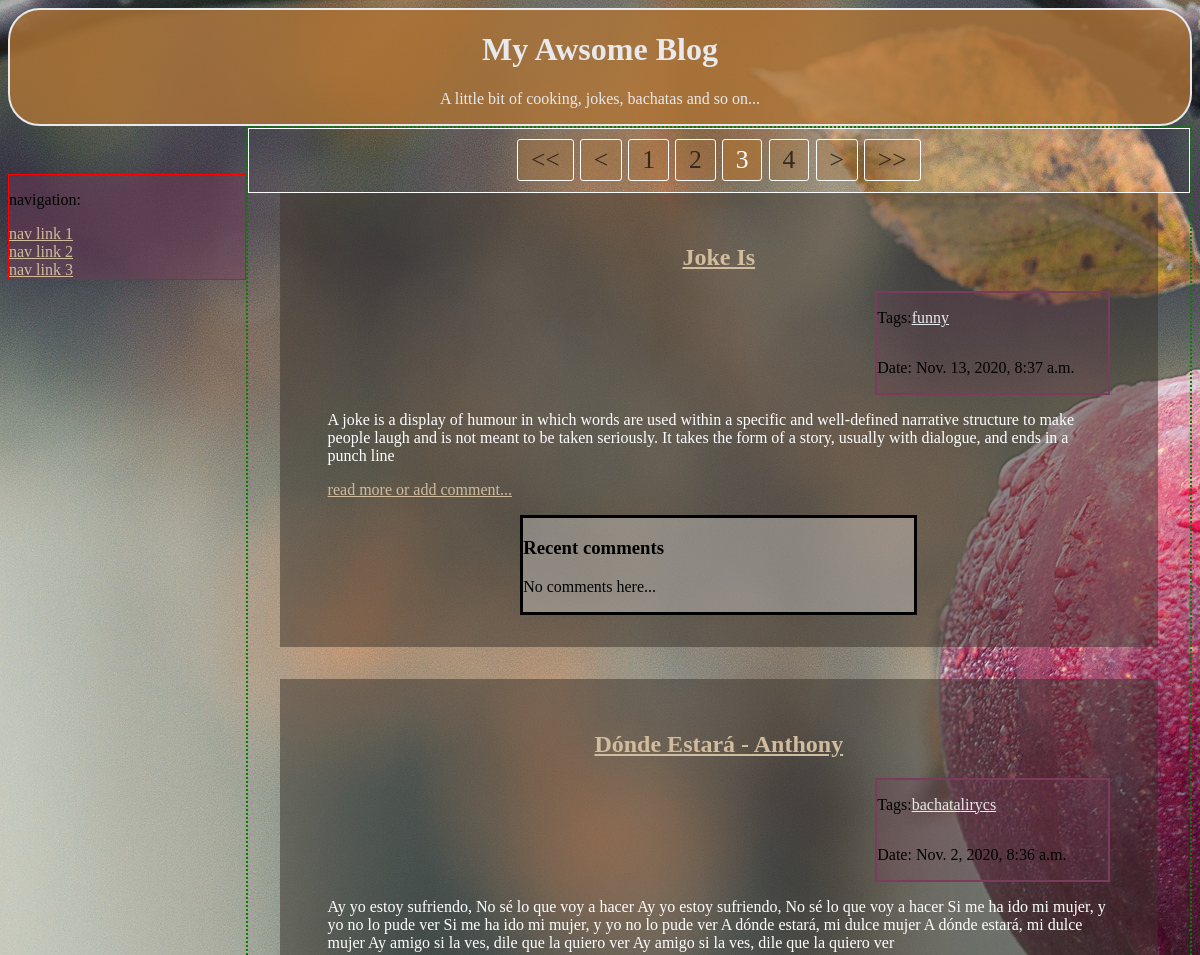
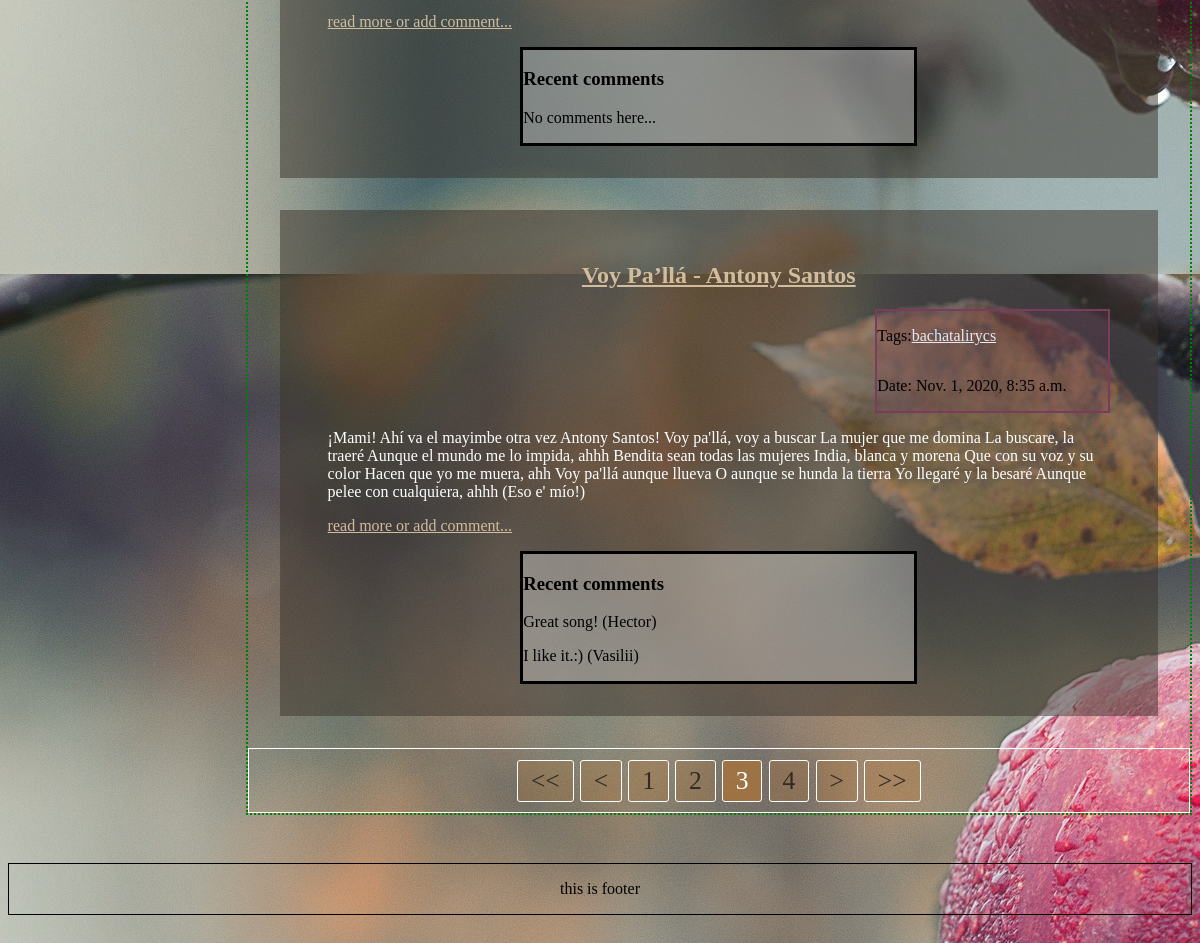
Page /blog/?page=3 on the committed database (2 pictures, top to bottom).
### blog/models.py (models this page shows, shortened)
class Post(models.Model):
    headline = models.CharField(max_length=100, null=False)
    text = models.CharField(max_length=1000, null=False)
    date = models.DateTimeField(null=False)
    tags = models.ManyToManyField(Tag)

class Tag(models.Model):
    name = models.CharField(max_length=20,
                            null=False)

class Comment(models.Model):
    text = models.CharField(max_length=500)
    author = models.CharField(max_length=40, default='anonymous')
    date = models.DateTimeField(default=timezone.now)
    post = models.ForeignKey(Post,
                             on_delete=models.CASCADE,
                             related_name='comments',
                             related_query_name='comment',)

### blog/views.py (the view)
# urls.py: path('', views.feed, name='homepage'),
def feed(request, year=None, month=None):
    if year and month:
        posts = Post.objects.\
                filter(date__year=year).\
                filter(date__month=month).\
                order_by('-date')
    elif year:
        posts = Post.objects.\
                filter(date__year=year).\
                order_by('-date')
    else:
        posts = Post.objects.all().order_by('-date')
    paginator = Paginator(object_list=posts,  # required
                          per_page=3,  # required
                          orphans=1,  #optional
                          allow_empty_first_page=True)  # default
    page_num = request.GET.get('page')
    posts_page_obj = paginator.get_page(page_num)
    return render(request, 'blog/index.html',
                  context={'posts': posts_page_obj, 'all_comments': False})

### blog/templates/blog/index.html (shortened to what this page needs)
<!DOCTYPE html>
<html>
<head>
    {% load static %}
    <link rel="stylesheet" type="text/css" href="{% static 'blog/css/main.css' %}">
    <link rel="stylesheet" type="text/css" href="{% static 'blog/css/paginator.css' %}">
    <link rel="stylesheet" type="text/css" href="{% static 'blog/css/feed.css' %}">
</head>
<body>
<header>
    <h1><a href="{% url 'blog:homepage' %}">My Awsome Blog</a></h1>
    <p>A little bit of cooking, jokes, bachatas and so on...</p>
</header>
<div id="nav_main">
    <nav>
        <p>navigation:</p>
        <a class="link" href="#">nav link 1</a>
        <a class="link" href="#">nav link 2</a>
        <a class="link" href="#">nav link 3</a>
    </nav>
    <main>
        {% if search_tag %}
            <h2 id="search-result">Search result: tag <strong>"{{ search_tag.name }}"</strong></h2>
            {% include 'blog/_blog-feed.html' %}
        {% else %}
            {% include 'blog/_blog-feed.html' %}
        {% endif %}
    </main>
</div>
<footer>
	<p>this is footer</p>
</footer>
</body>
</html>

### blog/templates/blog/_blog-feed.html (shortened to what this page needs)
{% if not specific %}
    {% include 'blog/paginator.html' %}
{% endif %}
{% for post in posts %}
    <div class="post">
        <div class="post-header">
            {% if specific %}
                <h2>{{ post.headline }}</h2>
            {% else %}
                <h2><a class="link" href="{% url 'blog:post_details' post.id %}">{{ post.headline }}</a></h2>
            {% endif %}
            <div class="post-meta-info">
                <div class="post-tags">
                    <p>Tags:</p>
                    {% for tag in post.tags.all %}
                        <a class="tag link" href="{% url 'blog:tag_filter' tag.name %}">{{ tag.name }}</a>
                    {% endfor %}
                </div>
                <div class="post-date">
                    <p>Date: {{ post.date }}</p>
                </div>
            </div>
        </div>
        <div class="post-content">
            <p>{{ post.text }}</p>
            {% if specific %}
                <p><a class='link' href="{{ request.META.HTTP_REFERER }}">...go back</a></p>
            {% else %}
                <p><a class='link' href="{% url 'blog:post_details' post.id %}">read more or add comment...</a></p>
            {% endif %}
        </div>
        <div class="post-comments">
            {% include 'blog/_post-comments.html' %}
        </div>
    </div>
{% empty %}
    <p>Sorry, not posts found</p>
{% endfor %}
{% if not specific %}
    {% include 'blog/paginator.html' %}
{% endif %}

### blog/templates/blog/_post-comments.html
{% if all_comments %}
    <h3>Comments</h3>
    {% if post.comments.count %}
        {% for comment in post.comments.all %}
            <p>{{ comment.text }} ({{ comment.author }})</p>
        {% endfor %}
    {% else %}
        <p>No comments here...</p>
    {% endif %}
{% else %}
    <h3>Recent comments</h3>
    {% if post.comments.count %}
        {% for comment in post.comments.all|slice:':2' %}
            <p>{{ comment.text }} ({{ comment.author }})</p>
        {% endfor %}
    {% else %}
        <p>No comments here...</p>
    {% endif %}
{% endif %}

### blog/static/blog/css/main.css (style rules this page uses)
body { background-image: url("../images/apple.jpg"); }
header { border: 2px solid; border-radius: 2em; text-align: center; background-color: rgba(174, 116, 53, .8); color: rgba(231, 233, 236, 1); }
.link:link { color: rgba(209, 188, 157, 1); }
header a:link { text-decoration: none; color: rgba(231, 233, 236, 1); }
div#nav_main { display: flex; align-items: center; }
nav { flex-basis: 20%; align-self: flex-start; margin-top: 3em; display: flex; flex-direction: column; border: 1px solid red; background-color: rgba(123, 59, 91, .4); }
main { flex-basis: 80%; border: 2px dotted green; }
footer { text-align: center; margin: 3em auto 3em auto; border: 1px solid black; }

### blog/static/blog/css/feed.css (style rules this page uses)
.post { background-color: silver; padding: 2em 3em 2em 3em; margin: 0 2em 2em 2em; background-color: rgba(59, 50, 43, .5); }
.post-header h2 { text-align: center; }
.post-header h2 a { color: rgba(231, 233, 236, 1); }
.post-meta-info { margin-left: 70%; background-color: rgba(123, 59, 91, .2); border: 2px solid rgba(123, 59, 91, 1); }
.post-tags { display: inline-flex; align-items: center; }
.tag:link { color: rgba(231, 233, 236, 1); }
.post-content { color: white; }
.post-comments { border: solid; width: 50%; margin: auto; background-color: rgba(255, 255, 255, .3); }

### rows in the picture
Post: headline "Joke Is", date "Nov. 13, 2020, 8:37 a.m.", text "A joke is a display of humour in which words are used within a specific and well-defined narrative structure to make people laugh and is not meant to be taken seriously. It takes the form of a story, usually with dialogue, and ends in a punch line", shows "No comments here..."
Tag: name "funny"
Post: headline "Dónde Estará - Anthony", date "Nov. 2, 2020, 8:36 a.m.", text "Ay yo estoy sufriendo, No sé lo que voy a hacer Ay yo estoy sufriendo, No sé lo que voy a hacer Si me ha ido mi mujer, y yo no lo pude ver Si me ha ido mi mujer, y yo no lo pude ver A dónde estará, mi dulce mujer A dónde estará, mi dulce mujer Ay amigo si la ves, dile que la quiero ver Ay amigo si la ves, dile que la quiero ver", shows "No comments here..."
Tag: name "bachata"
Tag: name "lirycs"
Post: headline "Voy Pa’llá - Antony Santos", date "Nov. 1, 2020, 8:35 a.m.", text "¡Mami! Ahí va el mayimbe otra vez Antony Santos! Voy pa'llá, voy a buscar La mujer que me domina La buscare, la traeré Aunque el mundo me lo impida, ahhh Bendita sean todas las mujeres India, blanca y morena Que con su voz y su color Hacen que yo me muera, ahh Voy pa'llá aunque llueva O aunque se hunda la tierra Yo llegaré y la besaré Aunque pelee con cualquiera, ahhh (Eso e' mío!)"
Comment: text "Great song!", author "Hector"
Comment: text "I like it.:)", author "Vasilii"

### other values in the picture
{{ num }} "1" "2" "4" "1" "2" "4"
{{ num }} "3" "3"
